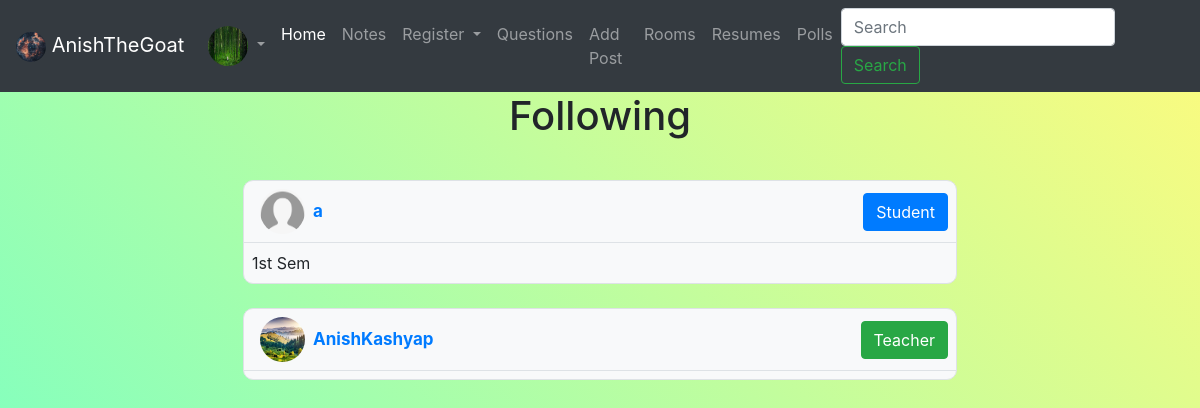
Page /following/20 (signed in) on the committed database.
### base/models.py (models this page shows, shortened)
class User(AbstractUser):
    name = models.CharField(max_length=50, null = False)
    email = models.CharField( max_length=50 ,null = True)
    avatar = models.ImageField( upload_to='Avaters',  default = 'default-profile-pic.png')
    bio = models.TextField(null = True)
    bca_class = models.CharField( max_length=50 ,choices=class_list ,default= ('1st Sem', '1st Sem'), null = True)
    is_teacher = models.BooleanField(default = False)
    followers = models.ManyToManyField('User', related_name='follower')
    followings = models.ManyToManyField('User',related_name= 'following')

### base/views.py (the view)
# urls.py: path('following/<int:id>', following, name = 'following'),
@login_required(login_url='login')
def following(request, id):
    followings = User.objects.get(id= id).followings.all()
    context = {
        'users' : followings
    }
    return render(request, 'following.html',context)

### templates/following.html
{% extends 'master.html' %}
{% block content %}
<h1 class = 'text-center'>
    Following
</h1>
{% include 'users-feed.html' %}
{% endblock content %}

### templates/master.html (shortened to what this page needs)
{% load static %}
<!DOCTYPE html>
<html lang="en">
<head>
    <link rel="stylesheet" href="{% static 'css/master.css' %}">
    <link rel="stylesheet" href="https://maxcdn.bootstrapcdn.com/bootstrap/4.5.2/css/bootstrap.min.css">
    <link rel="stylesheet" href="https://cdnjs.cloudflare.com/ajax/libs/font-awesome/6.3.0/css/all.min.css">
  </head>
<body>
    <nav class="navbar navbar-dark bg-dark navbar-expand-lg">
      <a class="navbar-brand" href="#">
        <img src="{% static 'images/website.avif' %}" width="30" height="30" alt="logo" class="rounded-circle">
        {% if request.user.is_authenticated %}
        {{request.user.username}}
        {% else %}
        Anonymous
        {% endif %}
      </a>
      <div class="collapse navbar-collapse" id="navbar-list-4">
        <ul class="navbar-nav">
            <li class="nav-item dropdown">
            {% if request.user.is_authenticated %}
            <a class="nav-link dropdown-toggle" href="#" id="navbarDropdownMenuLink" role="button" data-toggle="dropdown" aria-haspopup="true" aria-expanded="false">
              <img src="{{request.user.avatar.url}}" width="40" height="40" class="rounded-circle">
            </a>
            {% endif %}
          </li>
        </ul>
          <ul class="navbar-nav mr-auto">
            <li class="nav-item active">
              <a class="nav-link" href="{% url 'home' %}">Home </a>
            </li>
            <li class="nav-item">
              <a class="nav-link" href="{% url 'notes' %}">Notes</a>
            </li>
            <li class="nav-item dropdown">
              <a class="nav-link dropdown-toggle" href="#" id="navbarDropdown" role="button" data-toggle="dropdown" aria-haspopup="true" aria-expanded="false">
                Register
              </a>
            </li>
            <li class="nav-item">
              <a class="nav-link" href="{% url 'questions' %}">Questions</a>
            </li>
            <li class="nav-item">
              <a class="nav-link" href="{% url 'add-post' %}">Add Post</a>
            </li>
            <li class="nav-item">
              <a class="nav-link" href="{% url 'rooms' %}">Rooms</a>
            </li>
            <li class="nav-item">
              <a class="nav-link" href="{% url 'resumes' %}">Resumes</a>
            </li>
            <li class="nav-item">
              <a class="nav-link" href="{% url 'polls' %}">Polls</a>
            </li>
          </ul>
          <form class="form-inline my-2 my-lg-0" method  = 'POST' action = '/user-search'>
            <input class="form-control mr-sm-2" type="search" placeholder="Search" aria-label="Search" name = 'search'>
            <button class="btn btn-outline-success my-2 my-sm-0" type="submit">Search</button>
          </form>
      </nav>
    {% block content %}
    {% endblock content %}
</body>
</html>

### templates/users-feed.html
<div class="search">
    <div class="container mt-4 mb-5">
        <div class="d-flex justify-content-center row ">
            <div class="col-md-8">
                {% for user in users %}
                <div class="feed p-2" >
                    <div class="bg-light border mt-2 text-black " style = 'border-radius: 10px;'>
                        <div>
                            <div class="d-flex flex-row justify-content-between align-items-center p-2 border-bottom">
                                <a href="{% url 'show-profile' user.id%}">
                                <div class="d-flex flex-row align-items-center feed-text px-2"><img class="rounded-circle" src="{{user.avatar.url}}" width="45" height = '45'>
                                    <div class="d-flex flex-column flex-wrap ml-2"><span class="font-weight-bold" style = "font-size: 17px;">{{user.username}}
                                </div>
                                </div>
                            </a>
                            {% if user.is_teacher %}
                                        <button type="button" class="btn btn-success">Teacher</button>
                                        {% else %}
                                        <button type="button" class="btn btn-primary">Student</button>
                                        {% endif %}
                            </div>
                            <div class="cls m-2">
                                {% if not user.is_teacher %}
                            {{user.bca_class}}
                            {% endif %}
                            </div>
                        </div>
                    </div>
                </div>
                {% endfor %}
            </div>
        </div>
    </div>
</div>

### rows in the picture
User: user.username "AnishTheGoat", user.avatar (picture)
User: avatar (placeholder picture), username "a", is_teacher "Student", bca_class "1st Sem"
User: avatar (picture), username "AnishKashyap", is_teacher "Teacher"
